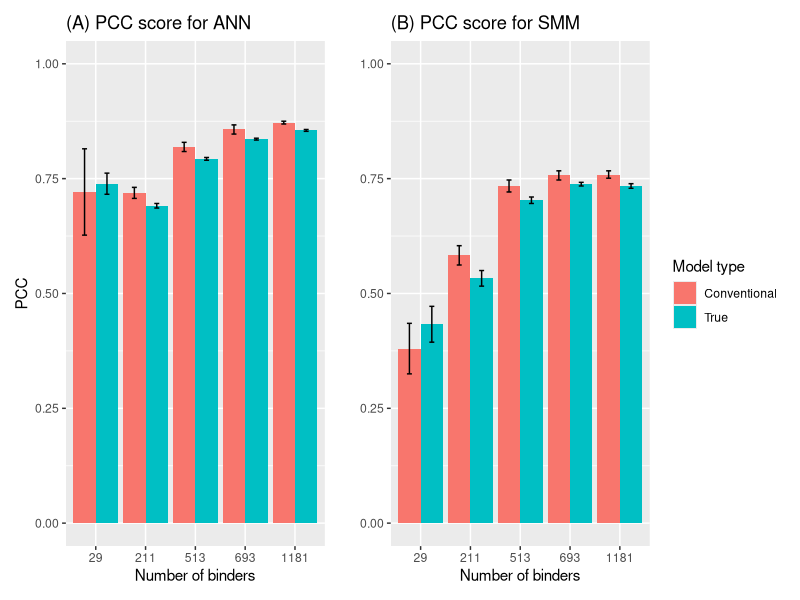
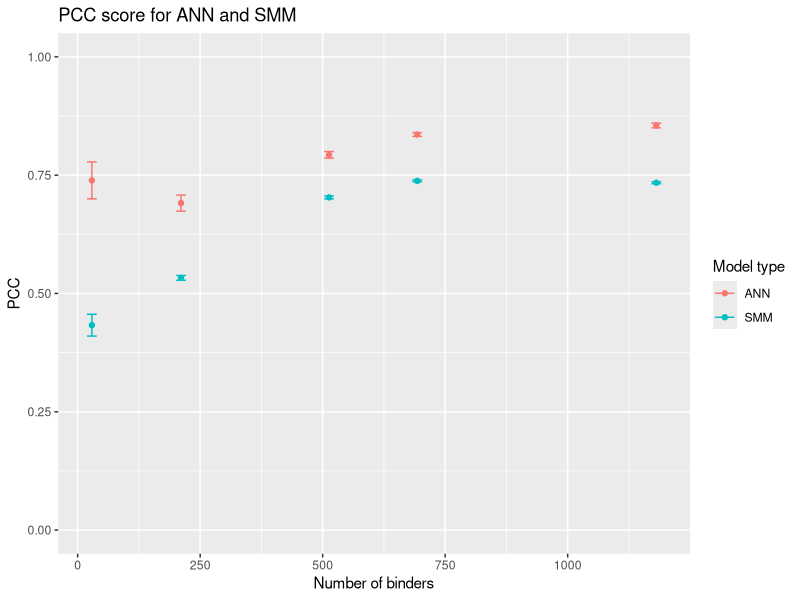

The R source for these figures, in order:
library(tidyverse)
library(ggplot2)
library(stringi)
library(patchwork)
binder_number <- c('29', '211', '513', '693', '1181')
conventional_ann <- c(0.721,0.719,0.819,0.857,0.872)
true_ann <- c(0.739,0.691,0.793,0.836,0.855)
conventional_error_ann <- c(0.094,0.012,0.01,0.01,0.003)
true_error_ann <- c(0.023,0.005,0.003,0.002,0.002)
conventional_smm <- c(0.38,0.583,0.734,0.757,0.759)
true_smm <- c(0.433,0.533,0.703,0.738,0.734)
conventional_error_smm <- c(0.055,0.021,0.013,0.01,0.008)
true_error_smm <- c(0.039,0.017,0.007,0.004,0.005)

errorbars_ann <- paste(conventional_error_ann,true_error_ann,collapse = ' ')
errorbars_ann <- stri_split_boundaries(errorbars_ann, simplify = TRUE) %>% 
  as.numeric(unlist(.))

errorbars_smm <- paste(conventional_error_smm,true_error_smm,collapse = ' ')
errorbars_smm <- stri_split_boundaries(errorbars_smm, simplify = TRUE) %>% 
  as.numeric(unlist(.))

data_ann <- data.frame(
  binder_number,
  conventional_ann,
  true_ann)

plot_data_ann <- data_ann %>%
  as_tibble() %>% 
  pivot_longer(!binder_number,
               names_to = "model_type",
               values_to = "PCC")

ANN_plot <- plot_data_ann %>% 
  ggplot(.,
         mapping = aes(x = binder_number,
                       y = PCC,
                       fill = model_type)) + 
  geom_col(position = "dodge") +
  geom_errorbar(aes(ymin = PCC - errorbars_ann,
                    ymax = PCC + errorbars_ann),
                    width = 0.2,
                    position = position_dodge(0.9)) + 
  labs(title = "(A) PCC score for ANN",
       fill = "Model type",
       x = "Number of binders") +
  ylim(0,1) +
  theme(legend.position = "none") + 
  scale_x_discrete(limits = c('29', '211', '513', '693', '1181'))

data_smm <- data.frame(
  binder_number,
  conventional_smm,
  true_smm)

plot_data_smm <- data_smm %>%
  as_tibble() %>% 
  pivot_longer(!binder_number,
               names_to = "model_type",
               values_to = "PCC")

SMM_plot <- plot_data_smm %>% 
  ggplot(.,
         mapping = aes(x = binder_number,
                       y = PCC,
                       fill = model_type)) + 
  geom_col(position = "dodge") +
  geom_errorbar(aes(ymin = PCC - errorbars_smm,
                    ymax = PCC + errorbars_smm),
                width = 0.2,
                position = position_dodge(0.9)) + 
  labs(title = "(B) PCC score for SMM",
       fill = "Model type",
       x = "Number of binders",
       y = "") +
  ylim(0,1) +
  scale_fill_discrete(labels = c("Conventional","True")) + 
  scale_x_discrete(limits = c('29', '211', '513', '693', '1181'))
  
### Bar plots 
ANN_plot + SMM_plot

### Point plots for comparing performance of True
# first calculate errorbars
errorbars_combined <- paste(true_error_smm,true_error_ann,collapse = ' ')
errorbars_combined <- stri_split_boundaries(errorbars_combined, simplify = TRUE) %>% 
  as.numeric(unlist(.))
#and some formatting
binder_number_num <- c(29, 211, 513, 693, 1181)

pointplot <- data.frame(
  binder_number_num,
  true_ann,
  true_smm) %>% 
  as_tibble() %>% 
  pivot_longer(!binder_number_num,
               names_to = "model_type",
               values_to = "PCC") %>% 
  ggplot(.,
         mapping = aes(x = binder_number_num,
         y = PCC,
         color = model_type)) + 
  geom_point() + 
  labs(title = "PCC score for ANN and SMM",
       color = "Model type",
       x = "Number of binders") +
  ylim(0,1) +
  geom_errorbar(aes(ymin = PCC - errorbars_combined,
                    ymax = PCC + errorbars_combined),
                width = 20) +
  scale_color_discrete(labels = c("ANN","SMM")) #+ 
  #scale_x_discrete(limits = c('29', '211', '513', '693', '1181'))

pointplot
